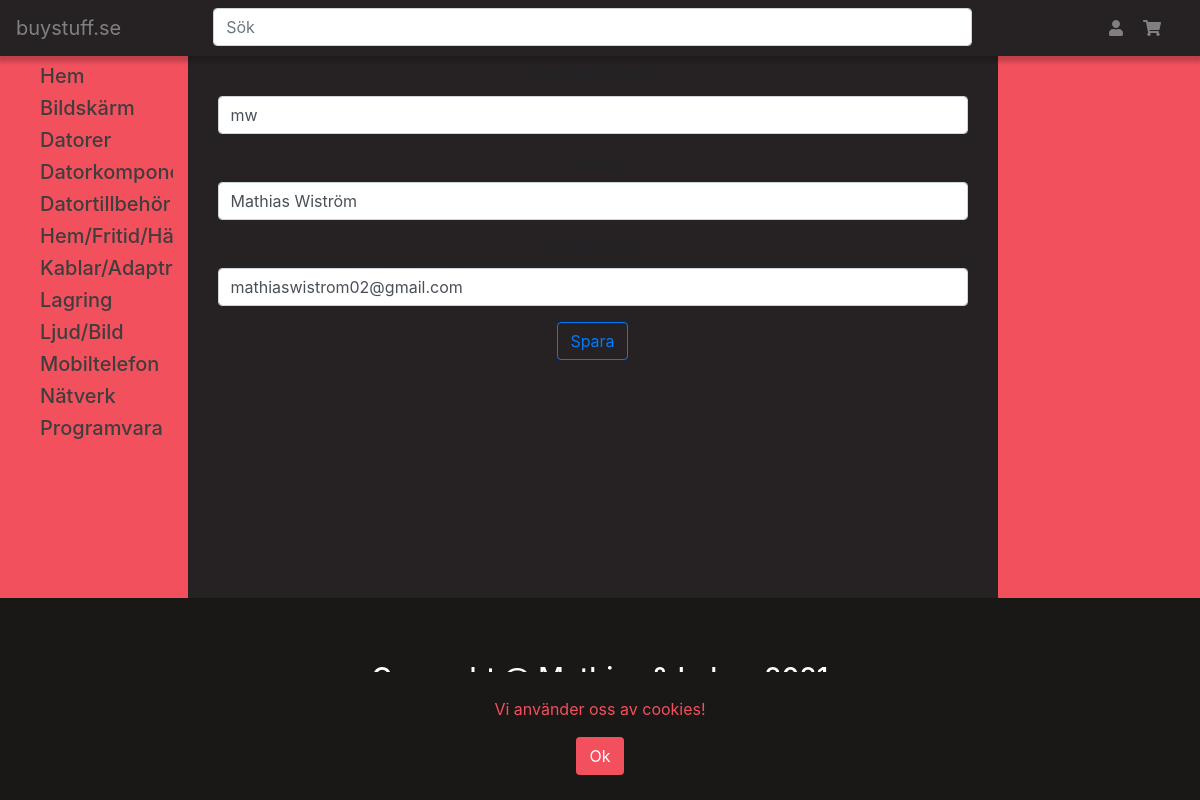
Screenshot of /edit_profile?id=1 (signed in) with the database file from the repository.
### my_server/models.py (models this page shows, shortened)
class Category(db.Model):
    id = db.Column(db.Integer, primary_key=True)
    name = db.Column(db.String(120), unique=True, nullable=False)
    description = db.Column(db.Text, nullable=False)
    super_category = db.Column(db.Integer, db.ForeignKey('category.id'), nullable=False, default=0)

class User(db.Model):
    id = db.Column(db.Integer, primary_key=True)
    username = db.Column(db.String(120), unique=True, nullable=False)
    name = db.Column(db.String(60), nullable=False)
    email = db.Column(db.String(80), unique=True, nullable=False)
    password = db.Column(db.String(60), nullable=False)
    admin = db.Column(db.Boolean, default=False, nullable=False)
    confirmed = db.Column(db.Boolean, default=False, nullable=False)

### my_server/users/routes.py (the view, shortened to what this page needs)
@users.route('/edit_profile', methods=['GET','POST'])
@login_required
def edit_user():
    user_id = request.args['id']
    user = User.query.filter_by(id=user_id).first()
    return rt('edit_user.html', user = user,logged_id=is_logged_in(),categories = Category.query.all())

### my_server/users/utils.py (called while the page is built)
def login_required(f):
    @wraps(f)
    def wraped(*args, **kwargs):
        if 'logged_in' in session:
            return f(*args,**kwargs)
        else:
            flash('Du måste vara inloggad för att kunna göra detta!', 'warning')
            return redirect(url_for('users.login'))
    return wraped

def is_logged_in():
    if 'logged_in' in session:
        return True
    return False

### my_server/templates/edit_user.html (shortened to what this page needs)
{% extends 'base.html' %}
{%block content%}
    <div class="container mt-1vh">
        <form action="{{url_for('users.edit_user')}}" method="POST">
            <div class="form-group">
                <label for="username">Användarnamn</label>
                <input type="text" class="form-control" name="username" value="{{user.username}}">
            </div>
            <div class="form-group">
                <label for="name">Namn</label>
                <input type="name" class="form-control" name="name" value="{{user.name}}">
            </div>
            <div class="form-group">
                <label for="email">Mailadress</label>
                <input type="text" class="form-control" name="email" value="{{user.email}}">
            </div>
            <button class="btn btn-outline-primary" type="submit">Spara</button>
        </form>
    </div>
{%endblock%}

### my_server/templates/base.html (shortened to what this page needs)
<!DOCTYPE html>
<html lang="sv">
<head>
    <link rel="stylesheet" href="..{{ url_for('static', filename='style.css') }}">
    <link rel="stylesheet" href="https://maxcdn.bootstrapcdn.com/bootstrap/4.5.2/css/bootstrap.min.css">
    <link href="http://maxcdn.bootstrapcdn.com/font-awesome/4.1.0/css/font-awesome.min.css" rel="stylesheet">
</head>
<body class="d-flex flex-column min-vh-100 bg-secondary">
<nav id="navbar" class="navbar navbar-expand-sm color-darknight shadow-bottom sticky-top">
    <div class="collapse navbar-collapse" id="navbarTogglerDemo01">
        <div class="row flex-grow-1 mr-0px">
            <div class="col-sm-2">
                <ul class="navbar-nav">
                    <li class="nav-item">
                        <a class="navbar-brand nav-color" href="{{url_for('main.start')}}">buystuff.se</a>
                    </li>
                </ul>
            </div>
            <div class="col-sm-8">
                    <ul class="navbar-nav justify-content-center">
                        <li class="nav-item dropdown w-100">
                            <input class="form-control search-input" type="search"  onkeyup="searchFunction(this.value)" placeholder="Sök" data-toggle="dropdown">
                        </li>
                    </ul>
            </div>
            <div class="col-sm-2">
                <ul class="navbar-nav float-r">
                    <li class="nav-item dropdown pc">
                        <a class="nav-link nav-color" data-toggle="dropdown"><i class="fas fa-user mr-1"></i></a>
                    </li>
                    <li class="nav-item dropdown pc">
                        <a onclick="shoppingCart()" class="nav-link nav-color" data-toggle="dropdown"><i class="fas fa-shopping-cart"></i></a>
                    </li>
                </ul>
            </div>
        </div>
    </div>
</nav>
<div class="row flex-grow-1 mr-0px">
    <div class="col-sm-2 color-cherry-bg">
        <ul class="mt-1vh">
            <a class="text-deco" href="{{ url_for('main.start')}}">
                <li class="text-overflow">
                        <h5 class="color-darkernight-text">
                            Hem
                        </h5>
                </li>
            </a>
            {% for category in categories%}
                {% if category.id != 0 %}
                <a class="text-deco" href="{{ url_for('shop.products',category=category.id)}}">
                    <li class="text-overflow">
                            <h5 class="color-darkernight-text">
                                {{category.name}}
                            </h5>
                    </li>
                </a>
                {% endif %}
            {% endfor %}
        </ul>
    </div>
    <div class="col-sm-8 color-darknight ta-c">
        {%block content%}{% endblock%}
    </div>
    <div class="col-sm-2 color-cherry-bg">
    </div>
</div>
<div id="accept-cookie" class="container-fluid cookie-confirmation text-center color-darkernight">
    <div class="center">
        <p class="color-cherry">Vi använder oss av cookies!</p>
        <button class="btn btn-cherry" onclick="acceptedCookies()">Ok</button>
    </div>
</div>
<div class="footer-bottom mt-auto color-darkernight jumbotron jumbotron-fluid text-center">
    <h3 class="text-white">Copyrght @ Mathias & Lukas 2021</h3>
    <a href="{{ url_for('users.newsletter_registration') }}">
        <h5 class="text-white">Gå med i nyhetsbrevet</h5>
    </a>
</div>
</body>
</html>

### my_server/static/style.css (style rules this page uses)
.shadow-bottom { box-shadow: 0 4px 4px 2px rgba(0,0,0,.2); }
.nav-color { color: grey !important; }
.btn-cherry { background-color: #F2505D !important; color: white !important; }
.color-cherry { color: #F2505D !important; }
.color-cherry-bg { background-color: #F2505D; }
.color-darknight { background-color: #262223 !important; }
.color-darkernight { background-color: #1a1717 !important; }
.color-darkernight-text { color: #403D3E !important; }
.mt-1vh { margin-top: 1vh; }
.center { margin: 0; position: absolute; top: 50%; left: 50%; -ms-transform: translate(-50%, -50%); transform: translate(-50%, -50%); width: 80%; }
.cookie-confirmation { display: inline-block; padding: 4rem 2rem; position: fixed; bottom: 0; }
.footer-bottom { margin-bottom: 0 !important; }
#accept-cookie { display: none; }
.float-r { float: right; }
.mr-0px { margin-right: 0px !important; }
.pc { display: block !important; }
.text-overflow { overflow: hidden; text-overflow: ellipsis; }
.text-deco { text-decoration: none; }
.ta-c { text-align: center; }

### rows the page displays
Category: name "Bildskärm"
Category: name "Datorer"
Category: name "Datorkompo…"
Category: name "Datortillbehör"
Category: name "Hem/Fritid/…"
Category: name "Kablar/Adap…"
Category: name "Lagring"
Category: name "Ljud/Bild"
Category: name "Mobiltelefon"
Category: name "Nätverk"
Category: name "Programvara"
User: username "mw", name "Mathias Wiström", email "mathiaswistrom02@gmail.com"
